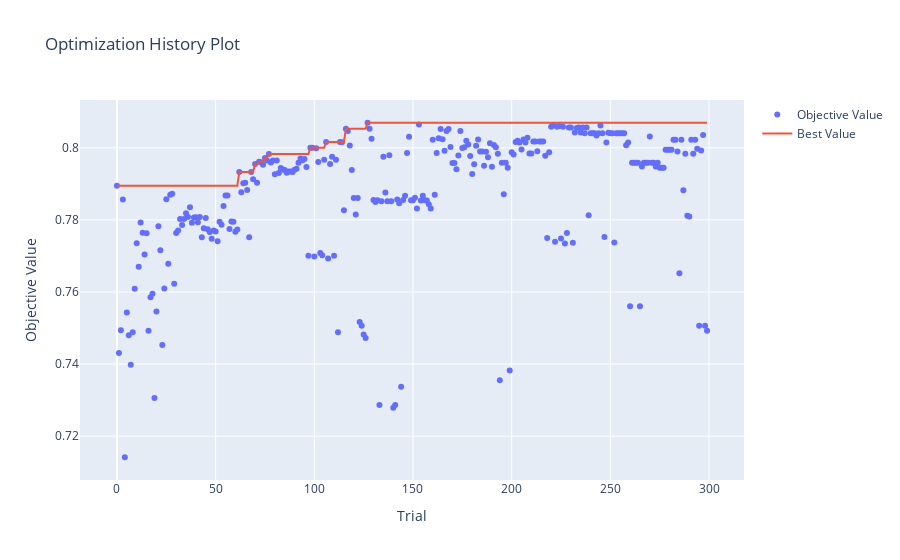

This figure's notebook cell:
### Code cell
optuna.visualization.plot_optimization_history(study)

### Figure 1 — Plotly figure (JSON) as saved in the notebook; plotly's stock layout.template omitted (floating-point values rounded to 4 significant figures; data arrays with more than 128 entries replaced by an {"elided": "..."} marker saying what was removed)
{"data": [{"mode": "markers", "name": "Objective Value", "type": "scatter", "x": {"elided": "300 int values"}, "y": {"elided": "300 float values"}}, {"name": "Best Value", "type": "scatter", "x": {"elided": "300 int values"}, "y": {"elided": "300 float values"}}], "layout": {"title": {"text": "Optimization History Plot"}, "xaxis": {"title": {"text": "Trial"}}, "yaxis": {"title": {"text": "Objective Value"}}}}
